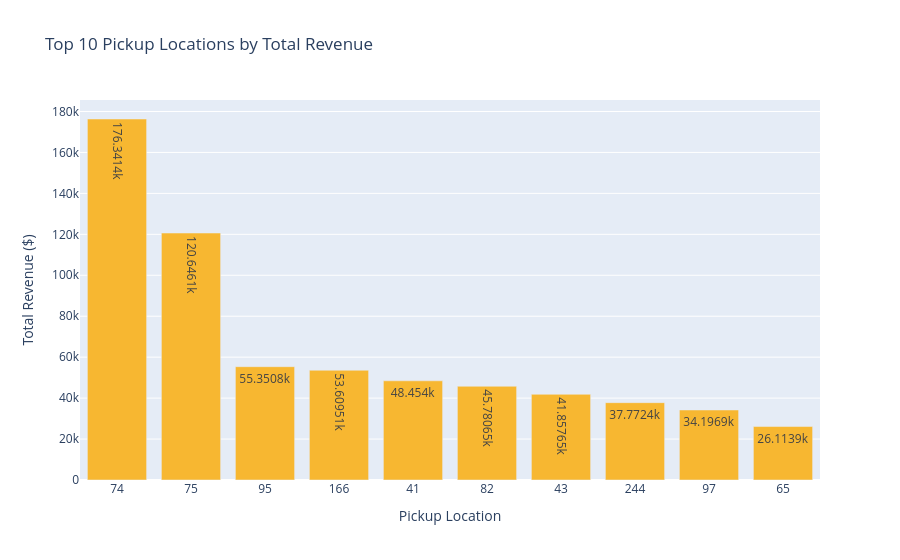
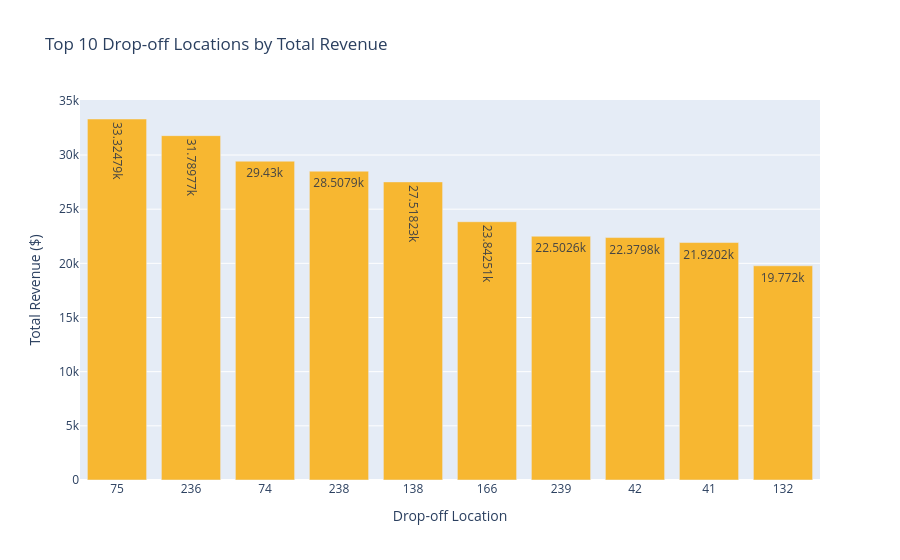

Source (notebook cell) for these figures, in order:
### Markdown cell above
#### 1. Top 10 Pickup & Drop-off Spots – Which locations bring in the most revenue?

### Code cell
# Grouping by Pickup and Drop-off Locations using total revenue (sum of fare_amount):
top_pickup = df_cleaned.groupby("PULocationID")["fare_amount"].sum().reset_index()
top_dropoff = df_cleaned.groupby("DOLocationID")["fare_amount"].sum().reset_index()

# Selecting top 10 locations based on total revenue:
top_pickup = top_pickup.nlargest(10, "fare_amount")
top_dropoff = top_dropoff.nlargest(10, "fare_amount")

# Converting location IDs to strings for better x-axis readability:
top_pickup["PULocationID"] = top_pickup["PULocationID"].astype(str)
top_dropoff["DOLocationID"] = top_dropoff["DOLocationID"].astype(str)

# Plotting for pickup locations:
fig1 = px.bar(
    top_pickup.sort_values(by="fare_amount", ascending=False),
    x="PULocationID", 
    y="fare_amount", 
    title="Top 10 Pickup Locations by Total Revenue",
    labels={"PULocationID": "Pickup Location", "fare_amount": "Total Revenue ($)"},
    text_auto=True,
    color_discrete_sequence=["#F7B731"]
)

fig1.show()

# Plotting for drop-off locations:
fig2 = px.bar(
    top_dropoff.sort_values(by="fare_amount", ascending=False),
    x="DOLocationID", 
    y="fare_amount", 
    title="Top 10 Drop-off Locations by Total Revenue",
    labels={"DOLocationID": "Drop-off Location", "fare_amount": "Total Revenue ($)"},
    text_auto=True,
    color_discrete_sequence=["#F7B731"]
)

fig2.show()

### Figure 1 — Plotly figure (JSON) as saved in the notebook; plotly's stock layout.template omitted (floating-point values rounded to 4 significant figures)
{"data": [{"alignmentgroup": "True", "hovertemplate": "Pickup Location=%{x}<br>Total Revenue ($)=%{y}<extra></extra>", "legendgroup": "", "marker": {"color": "#F7B731", "pattern": {"shape": ""}}, "name": "", "offsetgroup": "", "orientation": "v", "showlegend": false, "textposition": "auto", "texttemplate": "%{y}", "type": "bar", "x": ["74", "75", "95", "166", "41", "82", "43", "244", "97", "65"], "xaxis": "x", "y": [176300.0, 120600.0, 55350.0, 53610.0, 48454, 45780.0, 41860.0, 37770.0, 34200.0, 26110.0], "yaxis": "y"}], "layout": {"barmode": "relative", "legend": {"tracegroupgap": 0}, "title": {"text": "Top 10 Pickup Locations by Total Revenue"}, "xaxis": {"anchor": "y", "domain": [0, 1], "title": {"text": "Pickup Location"}}, "yaxis": {"anchor": "x", "domain": [0, 1], "title": {"text": "Total Revenue ($)"}}}}

### Figure 2 — Plotly figure (JSON) as saved in the notebook; plotly's stock layout.template omitted (floating-point values rounded to 4 significant figures)
{"data": [{"alignmentgroup": "True", "hovertemplate": "Drop-off Location=%{x}<br>Total Revenue ($)=%{y}<extra></extra>", "legendgroup": "", "marker": {"color": "#F7B731", "pattern": {"shape": ""}}, "name": "", "offsetgroup": "", "orientation": "v", "showlegend": false, "textposition": "auto", "texttemplate": "%{y}", "type": "bar", "x": ["75", "236", "74", "238", "138", "166", "239", "42", "41", "132"], "xaxis": "x", "y": [33320.0, 31790.0, 29430, 28510.0, 27520.0, 23840.0, 22500.0, 22380.0, 21920.0, 19772], "yaxis": "y"}], "layout": {"barmode": "relative", "legend": {"tracegroupgap": 0}, "title": {"text": "Top 10 Drop-off Locations by Total Revenue"}, "xaxis": {"anchor": "y", "domain": [0, 1], "title": {"text": "Drop-off Location"}}, "yaxis": {"anchor": "x", "domain": [0, 1], "title": {"text": "Total Revenue ($)"}}}}
